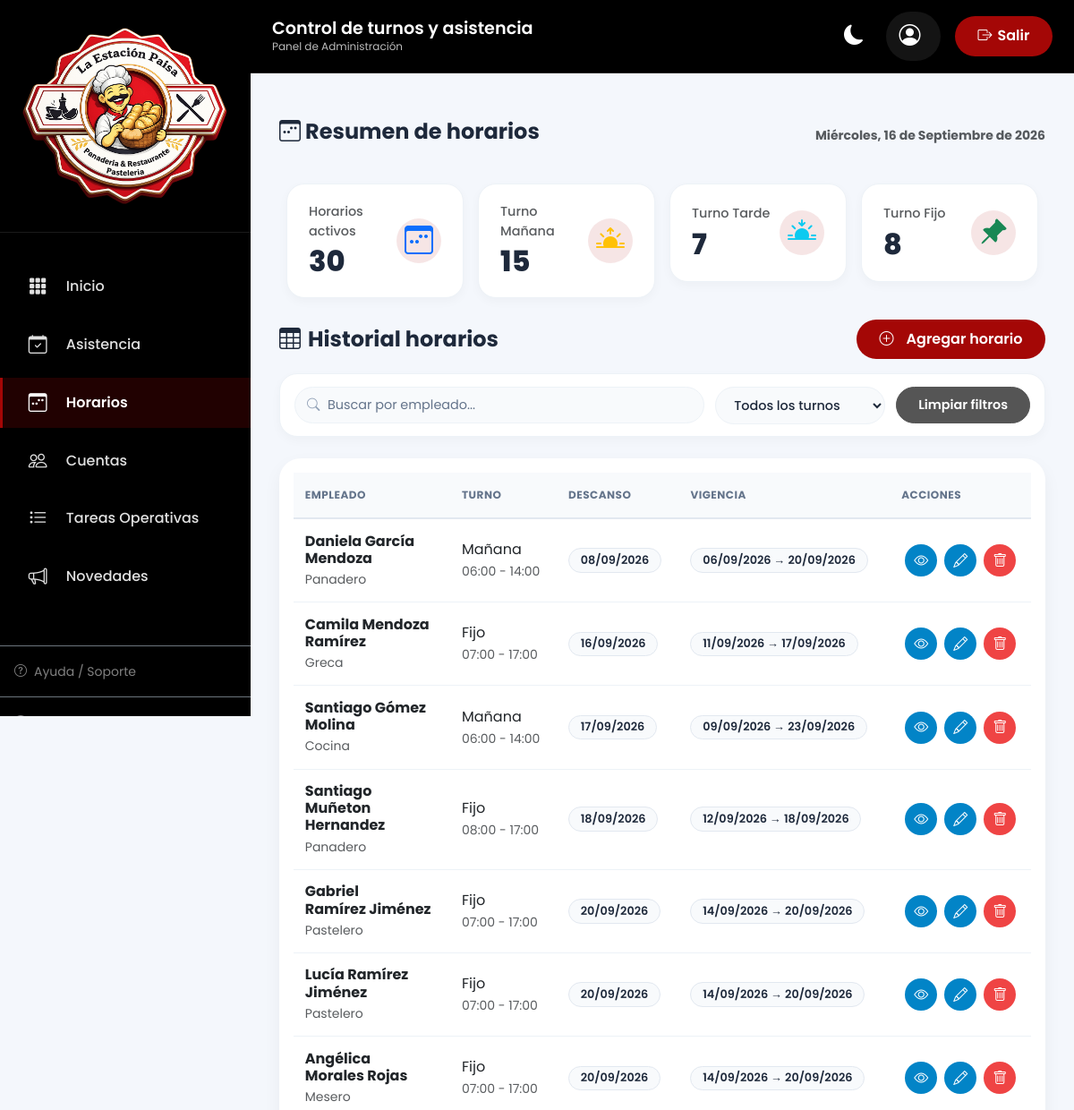
The page /asistencia/horarios/ (upper part) on the database as committed earlier.
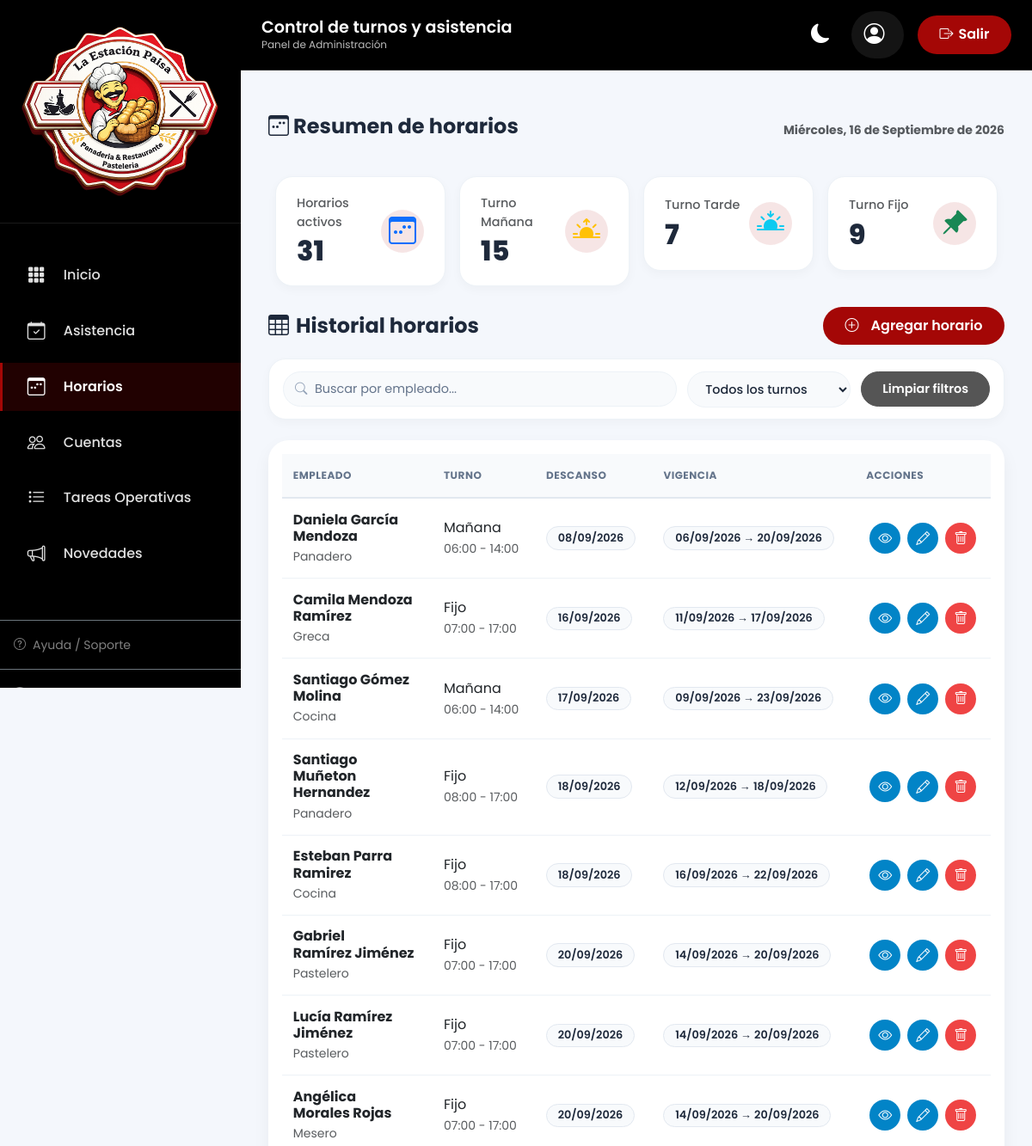
The same page on the database as committed later.
### apps/asistencia/models.py (models this page shows, shortened)
class Horario(models.Model):
    TURNOS = (
        ('MANANA', 'Mañana'),
        ('TARDE', 'Tarde'),
        ('FIJO', 'Fijo'),
    )
    empleado = models.ForeignKey(
        PerfilEmpleado,
        on_delete=models.CASCADE,
        related_name='horarios'
    )
    turno = models.CharField(
        max_length=10,
        choices=TURNOS
    )
    hora_entrada = models.TimeField()
    hora_salida = models.TimeField()
    estado = models.BooleanField(
        default=True
    )
    fecha_creacion = models.DateTimeField(
        auto_now_add=True
    )
    fecha_inicio = models.DateField(
        null=True,
        blank=True,
        help_text="Fecha en que inicia la asignación del horario."
    )
    fecha_fin = models.DateField(
        null=True,
        blank=True,
        help_text="Fecha en que finaliza la asignación del horario."
    )
    ciclo_inicio = models.DateField(
        null=True,
        blank=True,
        help_text="Fecha en que arrancó el ciclo vigente de este horario."
    )
    ciclo_anterior = models.ForeignKey(
        'self',
        null=True,
        blank=True,
        on_delete=models.SET_NULL,
        related_name='ciclos_siguientes',
        help_text="Ciclo (Horario) del cual este es la continuación automática."
    )
    es_ciclo_cerrado = models.BooleanField(
        default=False,
        help_text="True cuando este ciclo ya venció y fue reemplazado por el siguiente."
    )
    es_generado_automaticamente = models.BooleanField(
        default=False,
        help_text="True si este Horario fue creado por el sistema (no manualmente por el admin)."
    )
    dia_descanso_semana = models.IntegerField(
        null=True,
        blank=True,
        help_text="0=Lunes...6=Domingo. Solo aplica a turno FIJO: el día de descanso "
                   "se repite siempre en este día de la semana en cada ciclo."
    )

class DescansoEmpleado(models.Model):
    horario = models.ForeignKey(
        Horario,
        on_delete=models.CASCADE,
        related_name='descansos'
    )
    fecha = models.DateField()
    es_descanso = models.BooleanField(
        default=True
    )
    fue_generado_automaticamente = models.BooleanField(
        default=False,
        help_text="True si esta fecha de descanso fue calculada por el sistema "
                   "al generar un nuevo ciclo automáticamente."
    )
    class Meta:
        unique_together = (
            'horario',
            'fecha'
        )

### apps/usuarios/models.py (models this page shows, shortened)
class PerfilEmpleado(models.Model):
    TIPOS_DOCUMENTO = (
        ('CC', 'Cédula de Ciudadanía'),
        ('CE', 'Cédula de Extranjería'),
        ('TI', 'Tarjeta de Identidad'),
        ('PA', 'Pasaporte'),
    )
    GENEROS = (
        ('M', 'Masculino'),
        ('F', 'Femenino'),
        ('O', 'Otro'),
    )
    ESTADOS_CIVILES = (
        ('soltero', 'Soltero'),
        ('casado', 'Casado'),
        ('union_libre', 'Unión Libre'),
        ('divorciado', 'Divorciado'),
        ('viudo', 'Viudo'),
    )
    TIPOS_SANGRE = (
        ('O+', 'O+'),
        ('O-', 'O-'),
        ('A+', 'A+'),
        ('A-', 'A-'),
        ('B+', 'B+'),
        ('B-', 'B-'),
        ('AB+', 'AB+'),
        ('AB-', 'AB-'),
    )
    CARGOS = (
        ('mesero', 'Mesero'),
        ('cajero', 'Cajero'),
        ('pastelero', 'Pastelero'),
        ('panadero', 'Panadero'),
        ('cocina', 'Cocina'),
        ('buñuelero', 'Buñuelero'),
        ('greca', 'Greca'),
    )
    ESTADOS = (
        ('activo', 'Activo'),
        ('retirado', 'Retirado'),
    )
    user = models.OneToOneField(
        User,
        on_delete=models.CASCADE,
        related_name='perfil'
    )
    primer_nombre = models.CharField(max_length=50)
    segundo_nombre = models.CharField(
        max_length=50,
        blank=True
    )
    primer_apellido = models.CharField(max_length=50)
    segundo_apellido = models.CharField(
        max_length=50,
        blank=True
    )
    tipo_documento = models.CharField(
        max_length=2,
        choices=TIPOS_DOCUMENTO
    )
    numero_documento = models.CharField(
        max_length=20,
        unique=True
    )
    fecha_nacimiento = models.DateField(
        null=True,
        blank=True
    )
    genero = models.CharField(
        max_length=1,
        choices=GENEROS,
        blank=True
    )
    estado_civil = models.CharField(
        max_length=20,
        choices=ESTADOS_CIVILES,
        blank=True,
        null=True
    )
    tipo_sangre = models.CharField(
        max_length=3,
        choices=TIPOS_SANGRE,
        blank=True,
        null=True
    )
    telefono = models.CharField(max_length=20)
    correo = models.EmailField()
    ciudad = models.CharField(max_length=100)
    direccion = models.CharField(
        max_length=200,
        blank=True,
        null=True)
    contacto_emergencia = models.CharField(
        max_length=100,
        blank=True,
        null=True
    )
    parentesco_emergencia = models.CharField(
        max_length=50,
        blank=True,
        null=True
    )
    telefono_emergencia = models.CharField(
        max_length=20,
        blank=True,
        null=True
    )
    cargo = models.CharField(
        max_length=50,
        choices=CARGOS,
        blank=True,
        null=True
    )
    fecha_ingreso = models.DateField(
        blank=True,
        null=True
    )
    eps = models.CharField(
        max_length=100,
        blank=True,
        null=True
    )
    arl = models.CharField(
        max_length=100,
        blank=True,
        null=True
    )
    fondo_pension = models.CharField(
        max_length=100,
        blank=True,
        null=True
    )
    estado = models.CharField(
        max_length=20,
        choices=ESTADOS,
        default='activo'
    )
    fecha_creacion = models.DateTimeField(
        auto_now_add=True
    )
    fecha_actualizacion = models.DateTimeField(
        auto_now=True
    )
    def nombre_completo(self):
        return (
            f"{self.primer_nombre} "
            f"{self.segundo_nombre} "
            f"{self.primer_apellido} "
            f"{self.segundo_apellido}"
        ).strip()

### apps/asistencia/views.py (the view, shortened to what this page needs)
# urls.py: path("horarios/", views.horarios, name="horarios"),
def horarios(request):
    return render(
        request,
        "admin/horario/horario.html",
        _contexto_base()
    )

### templates/admin/horario/horario.html (shortened to what this page needs)
{% extends 'admin/base/base.html' %}
{% load static %}
{% block section_title %}Control de turnos y asistencia{% endblock %}
{% block section_subtitle %}Panel de Administración{% endblock %}
{% block active_horarios %}active{% endblock %}
{% block extra_css %}
<link rel="stylesheet" href="{% static 'css/admin/horario.css' %}">
{% endblock %}
{% block content %}
<main class="dashboard-container">
  {% include "admin/horario/content.html" %}
</main>
{% endblock %}

### templates/admin/base/base.html (shortened to what this page needs)
{% load static %}
<!DOCTYPE html>
<html lang="es">
<head>
    <link href="https://cdn.jsdelivr.net/npm/bootstrap@5.3.0-alpha1/dist/css/bootstrap.min.css" rel="stylesheet">
    <link rel="stylesheet" href="https://cdn.jsdelivr.net/npm/bootstrap-icons@1.11.3/font/bootstrap-icons.min.css">
    <link rel="stylesheet" href="{% static 'css/base/variables.css' %}">
    <link rel="stylesheet" href="{% static 'css/base/base.css' %}">
    <link rel="stylesheet" href="{% static 'css/base/components.css' %}">
    <link rel="stylesheet" href="{% static 'css/base/toasts.css' %}">
    {% block extra_css %}{% endblock %}
</head>
<body>
    <div class="wrapper">
        <aside class="sidebar" id="sidebar">
            <div class="sidebar-header">
                <div class="logo-area">
                    <img src="{% static 'img/LOGO EMPRESA.png' %}" alt="Estación Paisa Logotipo" class="img-fluid">
                </div>
            </div>
            <nav class="nav-menu">
                <ul>
                    <li class="{% block active_inicio %}{% endblock %}">
                        <a href="{% url 'admin_dashboard' %}"><i class="bi bi-grid-3x3-gap-fill"></i> Inicio</a>
                    </li>
                    <li class="{% block active_asistencia %}{% endblock %}">
                        <a href="{% url 'asistencia:asistencia_dashboard' %}"><i class="bi bi-calendar-check"></i>
                            Asistencia</a>
                    </li>
                    <li class="{% block active_horarios %}{% endblock %}">
                        <a href="{% url 'asistencia:horarios' %}"><i class="bi bi-calendar3-week"></i> Horarios</a>
                    </li>
                    <li class="{% block active_cuentas %}{% endblock %}">
                        <a href="{% url 'user_list' %}"><i class="bi bi-people"></i> Cuentas</a>
                    </li>
                    <li class="{% block active_tareas %}{% endblock %}">
                        <a href="{% url 'tareas:admin_tareas_list' %}"><i class="bi bi-list-task"></i> Tareas
                            Operativas</a>
                    </li>
                    <li class="{% block active_novedades %}{% endblock %}">
                        <a href="{% url 'novedades:novedades_admin' %}"><i class="bi bi-megaphone"></i> Novedades</a>
                    </li>
                </ul>
            </nav>
            <div class="p-3 border-top border-secondary">
                <a class="soporte"
                    href="https://mail.google.com/mail/?view=cm&fs=1&to=eddierpaz9@gmail.com&su=Soporte%20OperPan">
                    <small><i class="bi bi-question-circle me-2"></i>Ayuda / Soporte</small>
                </a>
            </div>
            <div class="p-3 border-top border-secondary">
                <small class="text-white-50"><i class="bi bi-shield-lock"></i> v2.0 · Administrador</small>
            </div>
        </aside>
        <div class="main-content">
            <header class="topbar">
                <div class="topbar-left d-flex align-items-center gap-3">
                    <div class="company-info">
                        <h2>{% block section_title %}Gestión de Cuentas{% endblock %}</h2>
                        <p>{% block section_subtitle %}Administra el personal y sus accesos al sistema{% endblock %}</p>
                    </div>
                </div>
                <div class="user-info">
                    <button class="theme-toggle" id="themeToggle" aria-label="Cambiar tema (claro/oscuro)" title="Cambiar tema">
                        <i class="bi bi-moon-fill" id="themeIcon"></i>
                    </button>
                    <div class="user-badge">
                        <div class="d-flex align-items-center gap-2 text-decoration-none">
                            <i class="bi bi-person-circle fs-4"></i>
                        </div>
                    </div>
                    <a href="{% url 'logout' %}" class="btn-primary-corporate">
                        <i class="bi bi-box-arrow-right"></i> Salir
                    </a>
                </div>
            </header>
            {% block content %}{% endblock %}
        </div>
    </div>
</body>
</html>

### templates/admin/horario/content.html (shortened to what this page needs)
{% load static %}
<div class="card-header d-flex justify-content-between align-items-center flex-wrap gap-2 mb-3">
  <h3><i class="bi bi-calendar3-week"></i> Resumen de horarios</h3>
  <span class="text-muted small">{{ fecha_hoy|date:"l, d \d\e F \d\e Y" }}</span>
</div>
<div class="row g-3 mb-4">
  <div class="col-md-3">
    <div class="stat-card d-flex justify-content-between align-items-center">
      <div>
        <span class="text-muted">Horarios activos</span>
        <h3 class="mt-1 mb-0">{{ resumen_horarios.total }}</h3>
      </div>
      <div class="icono-circular">
        <i class="bi bi-calendar3-week fs-2 text-primary"></i>
      </div>
    </div>
  </div>
  <div class="col-md-3">
    <div class="stat-card d-flex justify-content-between align-items-center">
      <div>
        <span class="text-muted">Turno Mañana</span>
        <h3 class="mt-1 mb-0">{{ resumen_horarios.manana }}</h3>
      </div>
      <div class="icono-circular">
        <i class="bi bi-sunrise-fill fs-2 text-warning"></i>
      </div>
    </div>
  </div>
  <div class="col-md-3">
    <div class="stat-card d-flex justify-content-between align-items-center">
      <div>
        <span class="text-muted">Turno Tarde</span>
        <h3 class="mt-1 mb-0">{{ resumen_horarios.tarde }}</h3>
      </div>
      <div class="icono-circular">
        <i class="bi bi-sunset-fill fs-2 text-info"></i>
      </div>
    </div>
  </div>
  <div class="col-md-3">
    <div class="stat-card d-flex justify-content-between align-items-center">
      <div>
        <span class="text-muted">Turno Fijo</span>
        <h3 class="mt-1 mb-0">{{ resumen_horarios.fijo }}</h3>
      </div>
      <div class="icono-circular">
        <i class="bi bi-pin-angle-fill fs-2 text-success"></i>
      </div>
    </div>
  </div>
</div>
<div class="d-flex align-items-center mb-3">
  <h3 class="mb-0"><i class="bi bi-table me-2"></i>Historial horarios</h3>
  <button class="btn btn-primary-corporate ms-auto" data-bs-toggle="modal" data-bs-target="#modalHorario">
    <i class="bi bi-plus-circle me-2"></i>Agregar horario
  </button>
</div>
<div class="filtros-toolbar">
  <div class="filtro-buscar">
    <input type="text" id="buscarHorario" placeholder="Buscar por empleado...">
  </div>
  <select id="filtroTurno" class="filtro-select">
    <option value="">Todos los turnos</option>
  </select>
  <button type="button" id="limpiarFiltrosHorarios" class="filtro-btn-limpiar">
    Limpiar filtros
  </button>
</div>
<div class="card-modern">
  <div class="p-3 table-responsive-stack">
    <table class="table table-custom align-middle mb-0" id="tablaHorarios">
      <thead>
        <tr>
          <th>Empleado</th>
          <th>Turno</th>
          <th>Descanso</th>
          <th>Vigencia</th>
          <th>Acciones</th>
        </tr>
      </thead>
      <tbody>
        {% for horario in horarios %}
        <tr class="fila-horario"
            data-empleado="{{ horario.empleado.nombre_completo|lower }}"
            data-turno="{{ horario.turno|lower }}"
            data-estado="{{ horario.vigencia_estado }}">
          <td class="col-empleado">
            <div class="fw-bold " style="line-height: 1.2;">
              {{ horario.empleado.nombre_completo|wordwrap:15|linebreaksbr }}
            </div>
            <small class="text-muted d-block mt-1">{{ horario.empleado.get_cargo_display }}</small>
          </td>
          <td class="col-turno">
            <div>{{ horario.get_turno_display }}</div>
            <small class="text-muted">{{ horario.hora_entrada }} - {{ horario.hora_salida }}</small>
          </td>
          <td>
            {% if horario.proximo_descanso %}
              <span class="badge badge-neutral">{{ horario.proximo_descanso.fecha|date:"d/m/Y" }}</span>
            {% else %}
              <span class="text-muted small">Sin descanso próximo</span>
            {% endif %}
          </td>
          <td>
            <span class="badge badge-neutral">
              {{ horario.ciclo_inicio|date:"d/m/Y" }} → {{ horario.vigencia_fin|date:"d/m/Y"|default:"—" }}
            </span>
          </td>
          <td>
            <div class="d-flex gap-2 justify-content-center">
              <button class="btn-action btn-action-view btn-action-icon-only btn-ver-horario"
                      data-id="{{ horario.id }}" title="Ver detalle" aria-label="Ver detalle del horario">
                <i class="bi bi-eye"></i>
              </button>
              <button class="btn-action btn-action-edit btn-action-icon-only btn-editar-horario"
                      data-id="{{ horario.id }}" title="Editar" aria-label="Editar horario">
                <i class="bi bi-pencil"></i>
              </button>
              <button class="btn-action btn-action-delete btn-action-icon-only btn-eliminar-horario"
                      data-id="{{ horario.id }}"
                      data-empleado="{{ horario.empleado.nombre_completo }}"
                      title="Eliminar" aria-label="Eliminar horario">
                <i class="bi bi-trash"></i>
              </button>
            </div>
          </td>
        </tr>
        {% empty %}
        <tr>
          <td colspan="5" class="text-center text-muted py-3">No hay horarios registrados.</td>
        </tr>
        {% endfor %}
      </tbody>
    </table>
  </div>
</div>

### templates/admin/horario/modal.html (shortened to what this page needs)
{% load static %}

Rows that differ between the two databases and show on the page:
added Horario: empleado.nombre_completo "Esteban Parra Ramirez", empleado.cargo "Cocina", turno "Fijo", hora_entrada "08:00", hora_salida "17:00", proximo_descanso.fecha "18/09/2026", ciclo_inicio "16/09/2026", vigencia_fin "22/09/2026"
Other text that changed with them:
{{ resumen_horarios.total }}: "30" → "31"
{{ resumen_horarios.fijo }}: "8" → "9"
